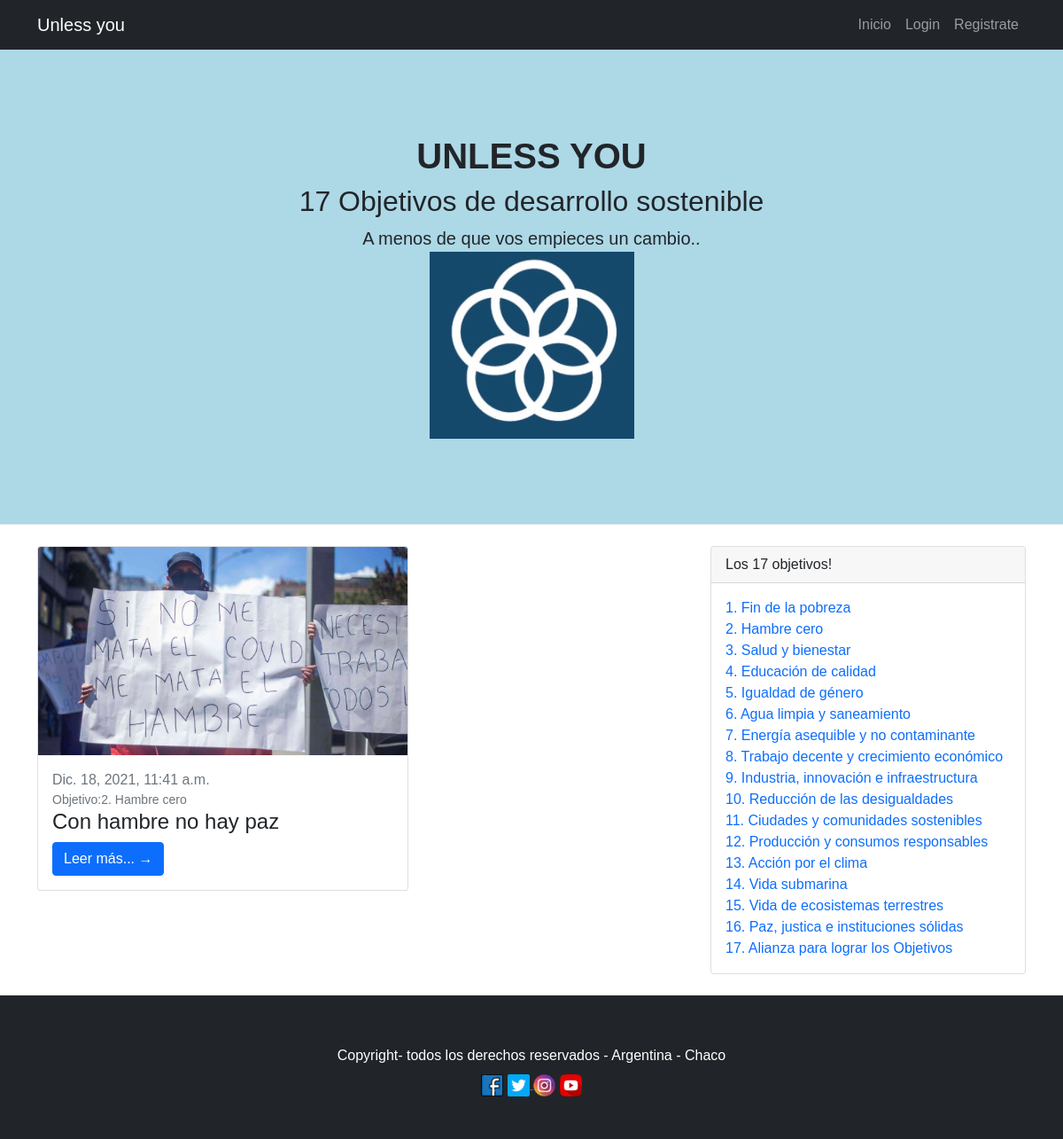
Page /posts/filtro/2 on the committed database.
### apps/posts/models.py (models this page shows, shortened)
class Posts(models.Model):
	nombre = models.CharField(max_length=255)
	body = models.TextField(null = True)
	fecha_post = models.DateTimeField(auto_now_add=True, null = True)
	Ods = models.ForeignKey(Ods, on_delete = models.CASCADE)
	imagen = models.ImageField(upload_to='imagenes_posts', null=True)
	class Meta:
		ordering = ['-fecha_post']

class Ods(models.Model):
	nombre = models.CharField(max_length = 255)
	descripcion = models.TextField(null = True)
	imagen = models.ImageField(upload_to='imagenes_ods', null=True)
	def __str__(self):
		return self.nombre

### apps/posts/views.py (the view)
# urls.py: path('filtro/<int:pk>', views.filtro, name = 'filtro'),
def filtro(request, pk):
	p = Posts.objects.filter(Ods = pk)
	ctx = {}
	ctx['posts'] = p
	o = Ods.objects.all()
	ctx['Ods'] = o
	return render (request,'Posts/Filtro.html',ctx)

### templates/Posts/Filtro.html
{% extends 'Base.html' %}

### templates/Base.html (shortened to what this page needs)
{% load static %}
<!DOCTYPE html>
<html lang="en">
    <head>
		<link rel="stylesheet" type="text/css" href="{% static 'css/styles.css' %}">
    </head>
    <body>
        <nav class="navbar navbar-expand-lg navbar-dark bg-dark">
            <div class="container">
                <a class="navbar-brand" href="{% url 'primera_vista' %}">Unless you</a>
                <div class="collapse navbar-collapse" id="navbarSupportedContent">
                    <ul class="navbar-nav ms-auto mb-2 mb-lg-0">
                        {% if user.is_authenticated %}
                            <li class="nav-item"><a class="nav-link" >Bienvenid@ {{ user.username }}</a></li>
                            <li class="nav-item"><a class="nav-link" href="{% url 'primera_vista' %}">Inicio</a></li>
                            <li class="nav-item"><a class="nav-link" href="{% url 'logout' %}">Cerrar Sesion</a></li>
                            <li class="nav-item"><a class="nav-link" href="{% url 'posts:alta_post' %}">Crear Post</a></li>
                        {% else %}
                             <li class="nav-item"><a class="nav-link" href="{% url 'primera_vista' %}">Inicio</a></li>
                            <li class="nav-item"><a class="nav-link" href="{% url 'login' %}">Login</a></li>
                            <li class="nav-item"><a class="nav-link" href="{% url 'register' %}">Registrate</a></li>
                        {% endif %}
                    </ul>
                </div>
            </div>
        </nav>
        <header class="py-5 bg-light border-bottom mb-4">
            <div class="container">
                <div class="text-center my-5">
                    <h1 class="fw-bolder">UNLESS YOU</h1>
                    <h2>17 Objetivos de desarrollo sostenible</h2>
                    <p class="lead mb-0">A menos de que vos empieces un cambio..</p>
                    <img src="{% static 'img/Logo.png' %}">
                </div>
            </div>
       </header>
    <div class="container">
        <div class="row" style="flex-wrap: wrap-reverse;">
            {% for a in posts %}
                <div class="col-lg-8">
                    <div class="row">
                        <div class="col-lg-7 ">
                            <div class="card mb-4">
                                <a href="#!"><img class="card-img-top" src="{{a.imagen.url}}" alt="..." /></a>
                                <div class="card-body">
                                    <div class="large text-muted">{{a.fecha_post}}</div>
                                    <div class="small text-muted">Objetivo:{{a.Ods}}</div>
                                    <h2 class="card-title h4">{{a.nombre}}</h2>
                                    <a class="btn btn-primary" href="{% url 'posts:detalle' a.pk %}">Leer más... →</a>
                                </div>
                            </div>
                        </div>
                    </div>
                </div>
            {% endfor %}
            <div class="col-lg-4 ">
                <div class="card mb-4">
                    <div class="card-header">Los 17 objetivos!</div>
                    <div class="card-body">
                        <div class=".row">
                            <div class=".col-lg-8">
                                <ul class="list-unstyled mb-0">
                                    {% for o in Ods %}
                                        <li><a href="{% url 'posts:filtro' o.pk%}" style="text-decoration: none;"> {{o.nombre}}</li>
                                    {% endfor %}
                                </ul>
                            </div>
                        </div>
                    </div>
                </div>
            </div>
        </div>
    </div>
    <footer class="py-5 bg-dark">
        <div class="container"><p class= "m-2 text-center text-white"> Copyright- todos los derechos reservados - Argentina - Chaco </p>
        </div>
        <div class="container">
            <div class="row justify-content-center ">
                <div class="col-md-12 text-center justify-content-center">
                    <div class="enlaceRedes">
                        <a href="https://facebook.com"> <img class="facebook" width="25" height="25" margin-right:5rem; #facebook:hover src="{% static 'img/facebook.png' %}"></a>
                        <a href="https://twitter.com"> <img class="twitter" width="25" height="25" margin-right:5rem; src="{% static 'img/twiter.png' %}">
                        </a>
                        <a href="https://instagram.com"> <img class="instagram" width="25" height="25" margin-right:5rem; src="{% static 'img/instagram.png' %}"></a>
                        <a href="https://youtube.com"> <img class="youtube" width="25" height="25" margin-right:5rem; #facebook:hover src="{% static 'img/youtube.png' %}"></a>
                    </div>
                </div>
            </div>
        </div>
    </footer>
</body>
</html>

### rows in the picture
Posts: imagen (picture), fecha_post "Dic. 18, 2021, 11:41 a.m.", Ods "2. Hambre cero", nombre "Con hambre no hay paz"
Ods: nombre "1. Fin de la pobreza"
Ods: nombre "2. Hambre cero"
Ods: nombre "3. Salud y bienestar"
Ods: nombre "4. Educación de calidad"
Ods: nombre "5. Igualdad de género"
Ods: nombre "6. Agua limpia y saneamiento"
Ods: nombre "7. Energía asequible y no contaminante"
Ods: nombre "8. Trabajo decente y crecimiento económico"
Ods: nombre "9. Industria, innovación e infraestructura"
Ods: nombre "10. Reducción de las desigualdades"
Ods: nombre "11. Ciudades y comunidades sostenibles"
Ods: nombre "12. Producción y consumos responsables"
Ods: nombre "13. Acción por el clima"
Ods: nombre "14. Vida submarina"
Ods: nombre "15. Vida de ecosistemas terrestres"
Ods: nombre "16. Paz, justica e instituciones sólidas"
Ods: nombre "17. Alianza para lograr los Objetivos"
